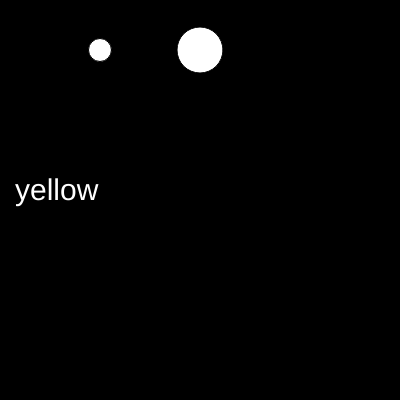
Frame 1 (no input)
Frame 60 (no input): identical to frame 1, image omitted
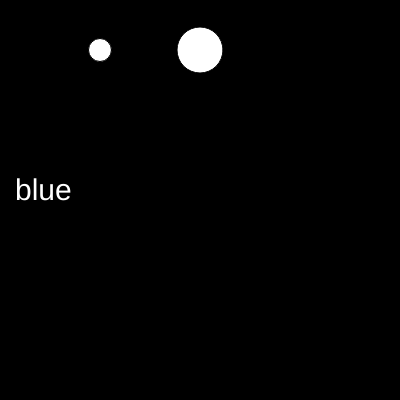
Frame 120 (the mouse pressed at the canvas centre since frame 60)

The p5.js sketch that drew these frames (run headless with seeded random() and noise() and a simulated clock; from frame 60 on, the mouse is pressed at the canvas centre):

// p5.js sketch
// ── sketch.js
let nums = [100, 25, 46, 72];
let num = 23;

let words = ['yellow', 'blue', 'red', 'green'];
let index = 0;


function setup() {
  createCanvas(400, 400);
}

function draw() {
  background(0);
  
  ellipse(100, 50, num, num);
  ellipse(200, 50, nums[2], nums[2]);
  
  fill(255);
  textSize(30);
  text(words[index], 15, 200);
}

function mousePressed(){
  index += 1;
  
  if(index == words.length){
    index = 0;
  }
}
